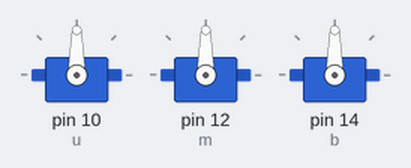
Simulated run of this sketch. Board: Arduino Uno, built with avr-gcc and run on an emulated ATmega328P. On the bench: 3 × servo.

Above: at 0.1 s.
At 1.1 s:
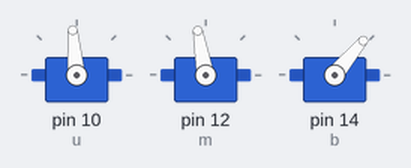
Timing chart, 0 to 2.6 s (numbered marks = the images above):
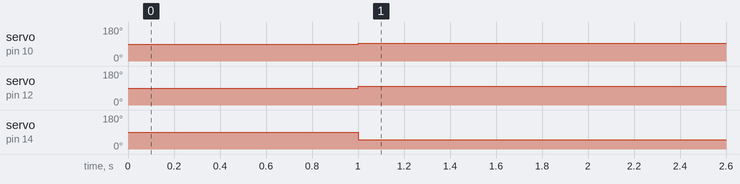

Measured:
- by itself, servo on pin 10 (u): 90° → 95° at 1.0 s
- by itself, servo on pin 12 (m): 90° → 100° at 1.0 s
- by itself, servo on pin 14 (b): 90° → 50° at 1.0 s

The sketch:

back_leg_motion.ino
```cpp
#include <Servo.h>
Servo u;
Servo m;
Servo b;
static int t1=1000,t2=0,t3=0;
//t2 is -ve t1or going out multi t2 ot1 python by -1
// change link lengths in the code

void setup() {
  // put your setup code here, to run once:
u.attach(10);
m.attach(12);
b.attach(14);
_delay_ms(1000);
u.write(95);
m.write(100);
b.write(50);


}
void loop()
{}
/*
u.write(75+(0));
m.write(90+(40));
b.write(55+(-65));
_delay_ms(t1);

u.write(75+(0));
m.write(90+(84));
b.write(55+(108));
_delay_ms(t1);

u.write(75+(0));
m.write(90+(55));
b.write(55+(70));
_delay_ms(t1);

u.write(75+(0));
m.write(90+(50));
b.write(55+(63));
_delay_ms(t1);
}*/
```
